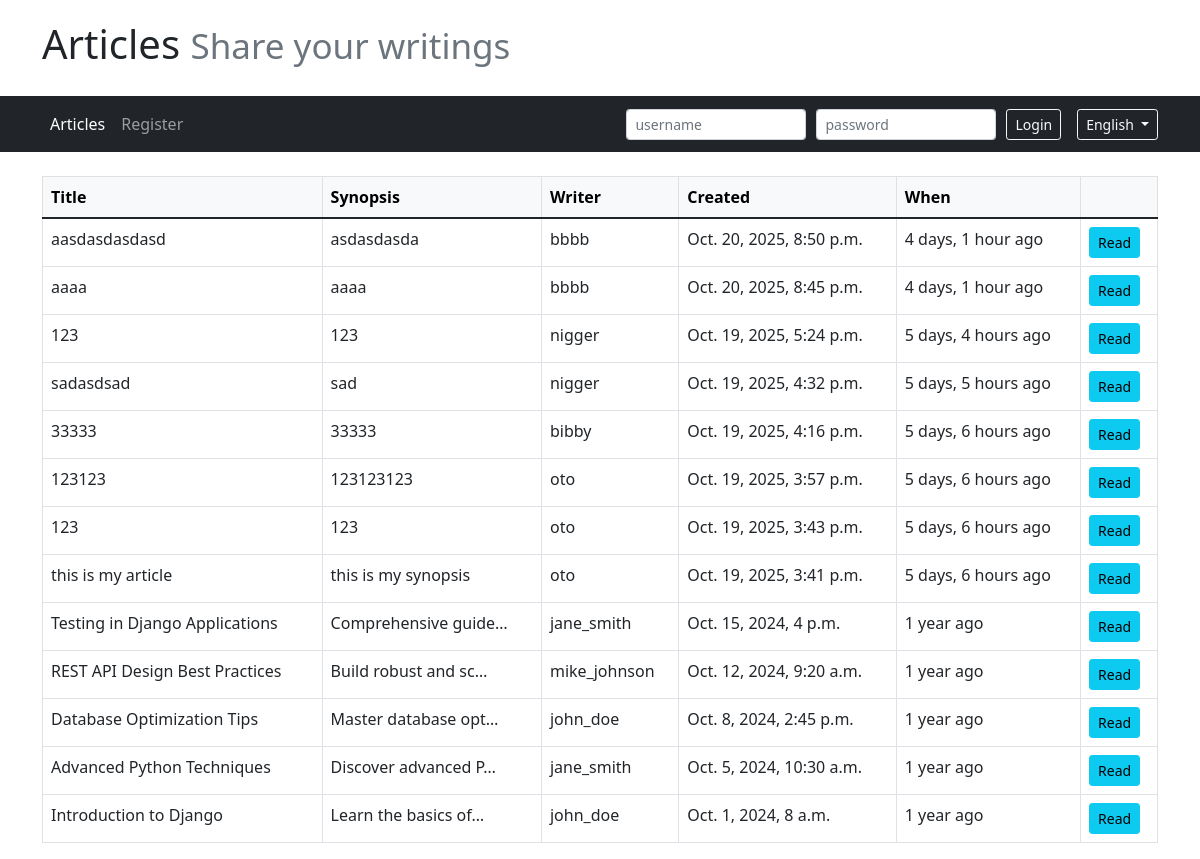
/en/articles/, run on an earlier commit of the app's database.
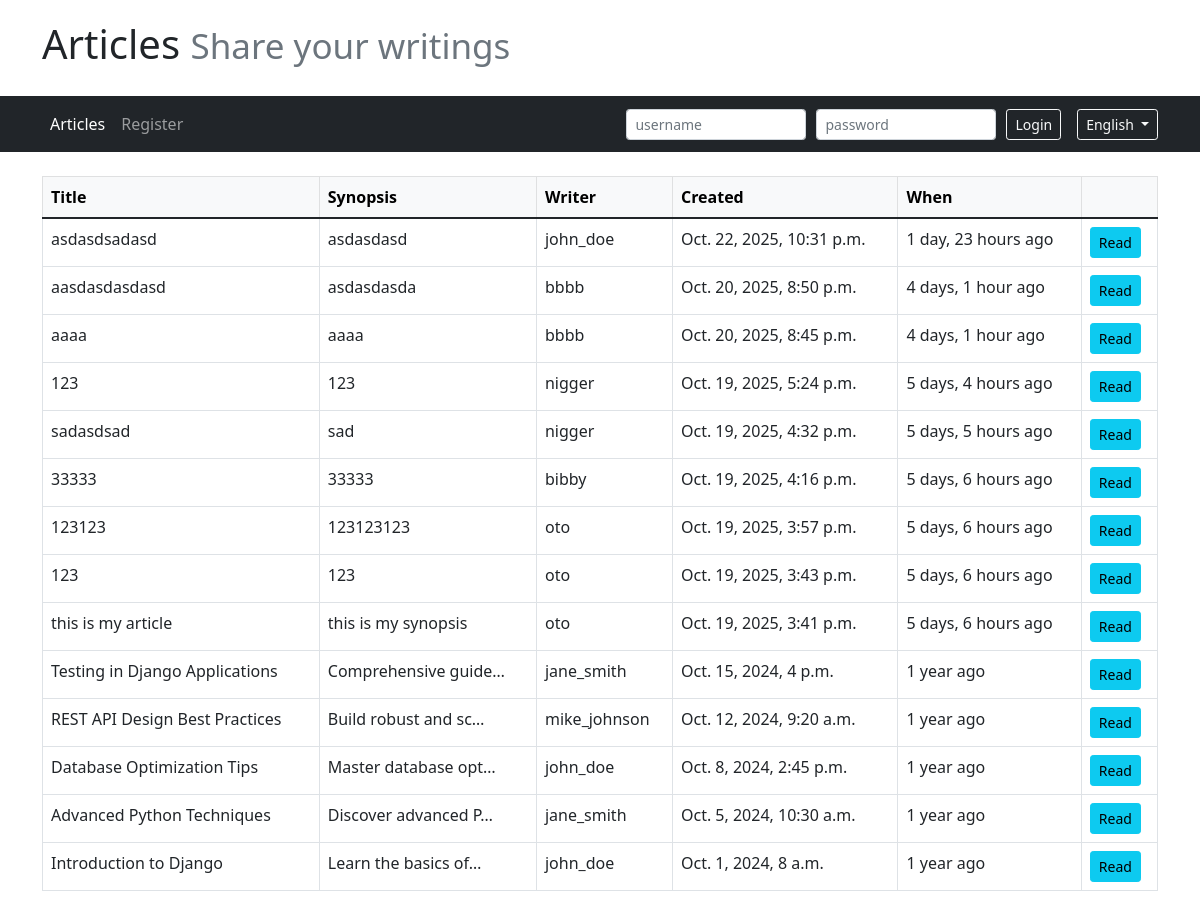
And on a later commit of the database.
### core/models.py (models this page shows, shortened)
class Article(models.Model):
    title = models.CharField(max_length=64, null=False)
    author = models.ForeignKey(User, on_delete=models.CASCADE, null=False)
    created = models.DateTimeField(auto_now_add=True, null=False)
    synopsis = models.CharField(max_length=312, null=False)
    content = models.TextField(null=False)

### ex00/views/articles.py (the view)
# urls.py: path("articles/", ArticlesView.as_view(), name="articles"),
class ArticlesView(ListView):
    model = Article
    template_name = "ex00/articles.html"
    def get_queryset(self):
        return Article.objects.order_by('-created').all()

### ex00/forms.py (shortened to what this page needs)
class LoginForm(forms.Form):
    username = forms.CharField(
        max_length=150,
        widget=forms.TextInput(attrs={
            'class': 'form-control',
            'placeholder': 'Enter your username',
            'required': True
        })
    )
    password = forms.CharField(
        widget=forms.PasswordInput(attrs={
            'class': 'form-control',
            'placeholder': 'Enter your password',
            'required': True
        })
    )

### ex03/context_processors.py (called while the page is built)
def login_form_processor(request):
    if not request.user.is_authenticated:
        return {'login_form': LoginForm()}
    return {}

### templates/ex00/articles.html
{% extends 'base.html' %}
{% load i18n %}
{% block content %}
    <table class="table table-bordered">
        <thead class="table-light">
            <tr>
                <th>{% trans "Title" %}</th>
                <th>{% trans "Synopsis" %}</th>
                <th>{% trans "Writer" %}</th>
                <th>{% trans "Created" %}</th>
                <th>{% trans "When" %}</th>
                <th></th>
            </tr>
        </thead>
        <tbody>
            {% for article in object_list %}
                <tr>
                    <td>{{ article.title }}</td>
                    <td>{{ article.synopsis|truncatechars:20 }}</td>
                    <td>{{ article.author }}</td>
                    <td>{{ article.created|date:"N j, Y, P" }}</td>
                    <td>{{ article.created|timesince }} {% trans "ago" %}</td>
                    <td>
                        <a href="{% url 'article_detail' article.id %}" class="btn btn-info btn-sm">{% trans "Read" %}</a>
                    </td>
                </tr>
            {% endfor %}
        </tbody>
    </table>
{% endblock %}

What changed in the data, as far as the page shows it:
added Article: title "asdasdsadasd", synopsis "asdasdasd", author "john_doe", created "Oct. 22, 2025, 10:31 p.m.", created "1 day, 23 hours"
